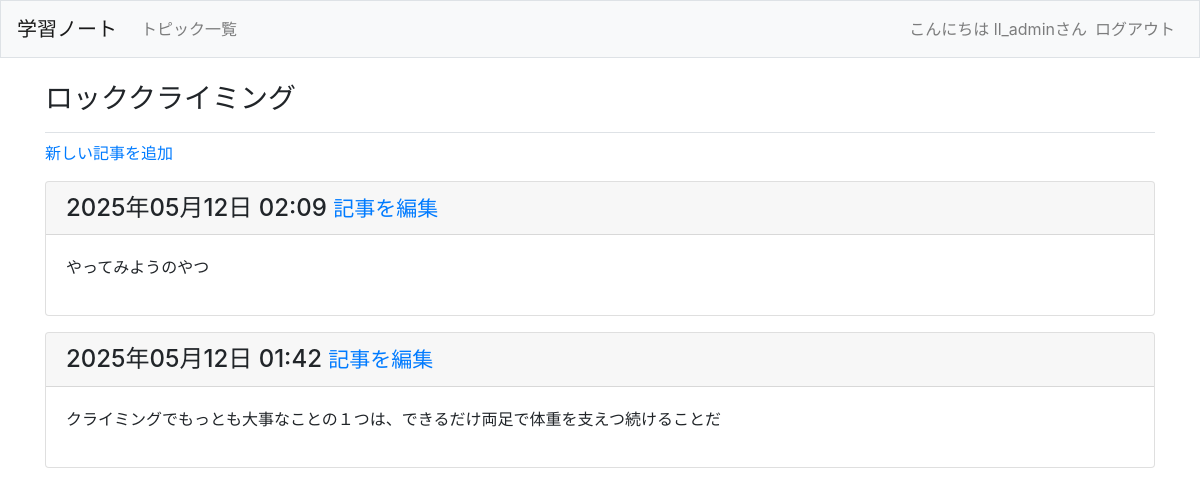
The page /topics/2/ (signed in) on the database its author committed.
### learning_logs/models.py (models this page shows, shortened)
class Topic(models.Model):
    text = models.CharField(max_length=200)
    date_added = models.DateTimeField(auto_now_add=True)
    owner = models.ForeignKey(User, on_delete=models.CASCADE)
    def __str__(self):
        return self.text

class Entry(models.Model):
    topic = models.ForeignKey(Topic, on_delete=models.CASCADE)
    text = models.TextField()
    date_added = models.DateTimeField(auto_now_add=True)
    class Meta:
        verbose_name_plural = 'entries'

### learning_logs/views.py (the view)
# urls.py: path('topics/<int:topic_id>/', views.topic, name='topic'),
@login_required
def topic(request, topic_id):
    topic = Topic.objects.get(id=topic_id)
    if topic.owner != request.user:
        raise Http404
    entries = topic.entry_set.order_by('-date_added')
    context = {'topic': topic, 'entries': entries}
    return render(request, 'learning_logs/topic.html', context)

### learning_logs/templates/learning_logs/topic.html (shortened to what this page needs)
{% extends 'learning_logs/base.html'%}
{% block page_header %}
    <h3>{{ topic }}</h3>
{% endblock page_header %}
{% block content %}
    <p>
        <a href="{% url 'learning_logs:new_entry' topic.id %}">新しい記事を追加</a>
    </p>
    {% for entry in entries %}
        <div class="card mb-3">
            <h4 class="card-header">
                {{ entry.date_added|date:'Y年m月d日 H:i' }}
                <small><a href="{% url 'learning_logs:edit_entry' entry.id %}">
                    記事を編集
                </a></small>
            </h4>
            <div class="card-body">
                {{ entry.text|linebreaks }}
            </div>
        </div>
    {% empty %}
        <p>このトピックにはまだ記事がありません</p>
    {% endfor %}
{% endblock content %}

### learning_logs/templates/learning_logs/base.html (shortened to what this page needs)
{% load bootstrap4 %}
<!doctype html>
<html lang="a">
<head>
    {% bootstrap_css %}
</head>
<body>
    <nav class="navbar navbar-expand-md navbar-light bg-light mb-4 border">
        <a class="navbar-brand" href="{% url 'learning_logs:index' %}">
            学習ノート</a>
        <div class="collapse navbar-collapse" id="navbarCollapse">
            <ul class="navbar-nav mr-auto">
                <li class="nav-item">
                    <a class="nav-link" href="{% url 'learning_logs:topics' %}">
                        トピック一覧
                    </a>
                </li>
            </ul>
            <ul class="navbar-nav ml-auto">
                {% if user.is_authenticated %}
                    <li class="nav-item">
                        <span class="navbar-text">こんにちは {{ user.username }}さん</span>
                    </li>
                    <li class="nav-item">
                        <a class="nav-link" href="{% url 'users:logout' %}">ログアウト</a>
                    </li>
                {% else %}
                    <li class="nav-item">
                        <a class="nav-link" href="{% url 'users:register' %}">ユーザー登録</a>
                    </li>
                    <li class="nav-item">
                        <a class="nav-link" href="{% url 'users:login' %}">ログイン</a></li>
                {% endif %}
            </ul>
        </div>
    </nav>
    <main role="main" class="container">
        <div class="pb-2 mb-2 border-bottom">
            {% block page_header %}{% endblock page_header %}
        </div>
        <div>
            {% block content %}{% endblock content %}
        </div>
    </main>
</body>
</html>

### rows shown on the page
Topic: text "ロッククライミング"
Entry: date_added "2025年05月12日 02:09", text "やってみようのやつ"
Entry: date_added "2025年05月12日 01:42", text "クライミングでもっとも大事なことの１つは、できるだけ両足で体重を支えつ続けることだ"

### other values the page prints
{{ user.username }} "ll_admin"
